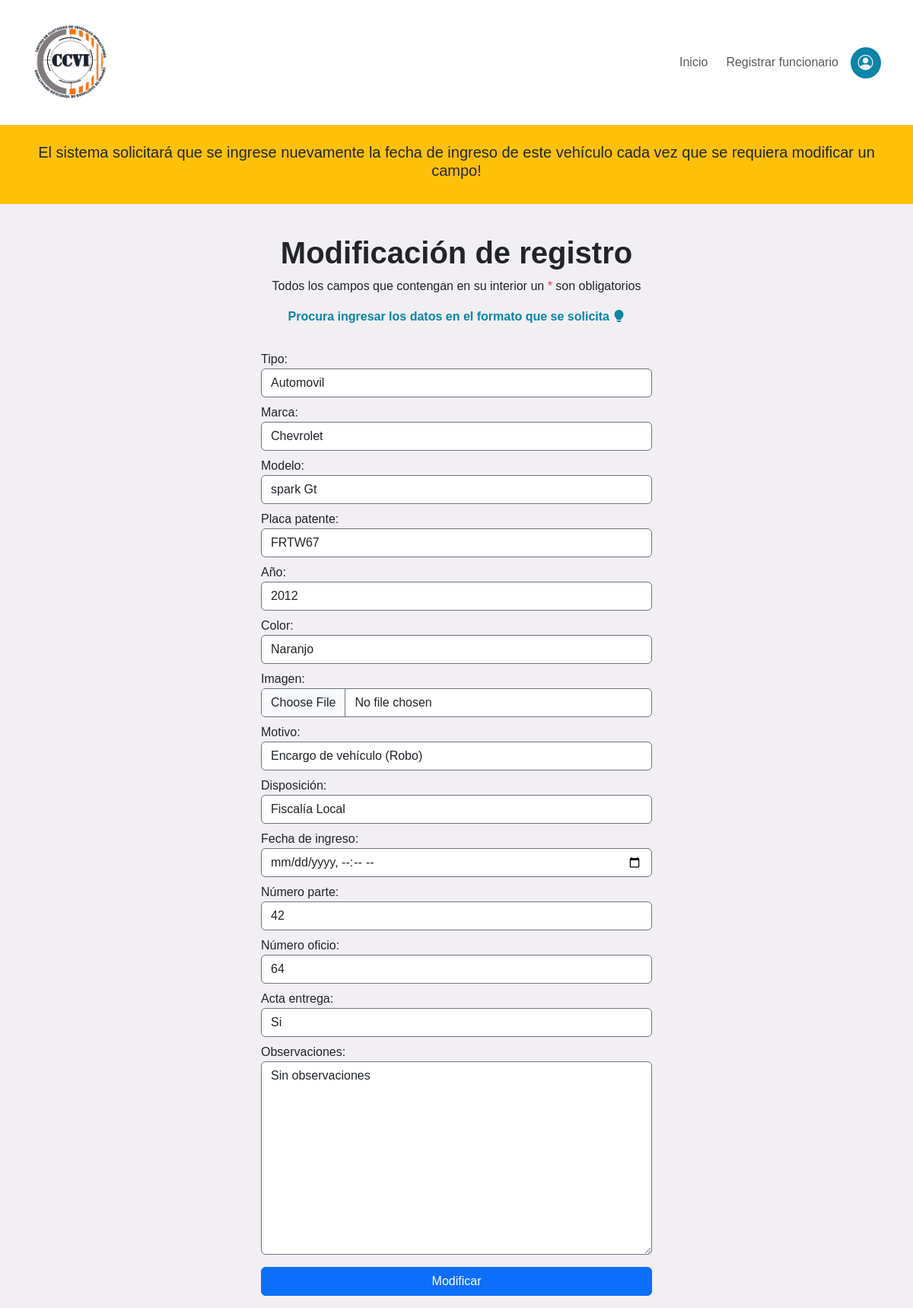
The page /home/modificar-vehiculo/1/ (signed in) on the database its author committed.
### core/models.py (models this page shows, shortened)
class Vehiculo(models.Model):
    tipo = models.CharField(max_length=60, choices=CHOICES_TIPO)
    marca = models.CharField(max_length=60)
    modelo = models.CharField(max_length=60)
    placa_patente = models.CharField(max_length=6, unique=True)
    año = models.IntegerField()
    color = models.CharField(max_length=40)
    imagen = models.ImageField(upload_to='vehiculos')
    motivo = models.CharField(max_length=100, choices=CHOICES_MOTIVO)
    disposicion = models.ForeignKey(Tribunal, to_field='nombre', on_delete=models.RESTRICT, verbose_name='Disposición')
    fecha_ingreso = models.DateTimeField(verbose_name='Fecha de ingreso')
    numero_de_parte = models.IntegerField(blank=True, null=True, verbose_name='Número parte')
    numero_de_oficio = models.IntegerField(blank=True, null=True, verbose_name='Número oficio')
    acta_entrega = models.CharField(max_length=2, choices=ACTA_ENTREGA)
    observaciones = models.TextField(blank=True, default='Sin observaciones')
    entregado = models.BooleanField(default=False)
    registro_propietario = models.BooleanField(default=False)
    funcionario_receptor = models.ForeignKey(User, on_delete=models.RESTRICT, null=True, related_name='funcionario_receptor')
    funcionario_entrega = models.ForeignKey(User, on_delete=models.RESTRICT, null=True, blank=True, related_name='funcionario_entrega')
    class Meta:
        verbose_name = 'Vehículo'
        verbose_name_plural = 'Vehículos'

### core/views.py (the view, shortened to what this page needs)
# urls.py: path('modificar-vehiculo/<int:pk>/', ModificarVehiculo.as_view(), name='modificar_vehiculo'),
@method_decorator(login_required, name='dispatch')
class ModificarVehiculo(UpdateView):
    model = Vehiculo
    template_name = 'pages/modificacion/modificar_vehiculo.html'
    form_class = FormularioVehiculo
    template_name_suffix = "_update_form"

### core/models.py (called while the page is built)
    def __str__(self):
        return self.nombre

### core/templates/pages/modificacion/modificar_vehiculo.html (shortened to what this page needs)
{% extends 'layout_core/layout_core.html' %}
{% block content %}
<section>
    <div class="container-fluid bg-warning">
        <div class="row p-4">
            <div class="col">
                <h5 class="text-center">El sistema solicitará que se ingrese nuevamente la fecha de ingreso de este vehículo cada vez que se requiera modificar un campo!</h5>
            </div>
        </div>
    </div>
   <div class="container">
        <div class="row d-flex justify-content-center">
            <div class="col col-lg-6 col-md-12 col-12 m-auto">
                <h1 class="titulo_formulario">Modificación de registro</h1>
                <p class="text-center">Todos los campos que contengan en su interior un <span class="text-danger">*</span> son obligatorios</p>
                <p class="advertencia_subtitulo">Procura ingresar los datos en el formato que se solicita <i class="bi bi-lightbulb-fill"></i></p>
                <form method="POST" enctype="multipart/form-data" class="card card-body bg-transparent border-0">
                    {{ form.as_table }}
                    <button type="submit" class="btn btn-primary mt-2">Modificar</button>
                </form>
            </div>
        </div>
   </div>
</section>
{% endblock %}

### static/css/core.css (style rules this page uses)
:root { --bg_fondo_page: #0885a7; --bg_search: #0fadcc; --blanco: #f0f0f0; --blancoFuente: #f2eff3; --fuente: Arial, "Helvetica Neue", Helvetica, sans-serif; }
* { padding: 0; box-sizing: border-box; font-family: var(--fuente); }
.titulo_formulario { font-weight: 700; text-align: center; margin-top: 40px; }
.advertencia_subtitulo { color: var(--bg_fondo_page); font-weight: 700; text-align: center; }

### rows shown on the page
Vehiculo: tipo "Automovil", marca "Chevrolet", modelo "spark Gt", placa_patente "FRTW67", año "2012", color "Naranjo", motivo "Encargo de vehículo (Robo)", disposicion "Fiscalía Local", numero_de_parte "42", numero_de_oficio "64", acta_entrega "Si", observaciones "Sin observaciones"
